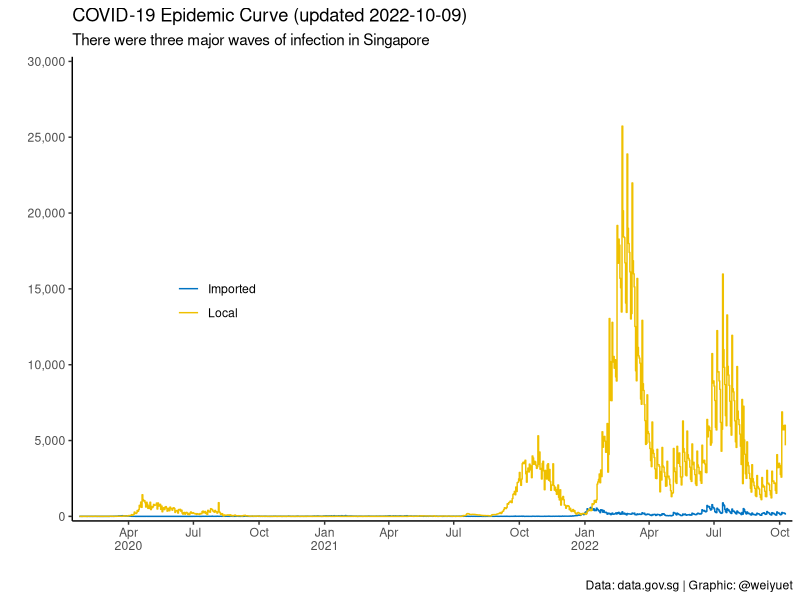
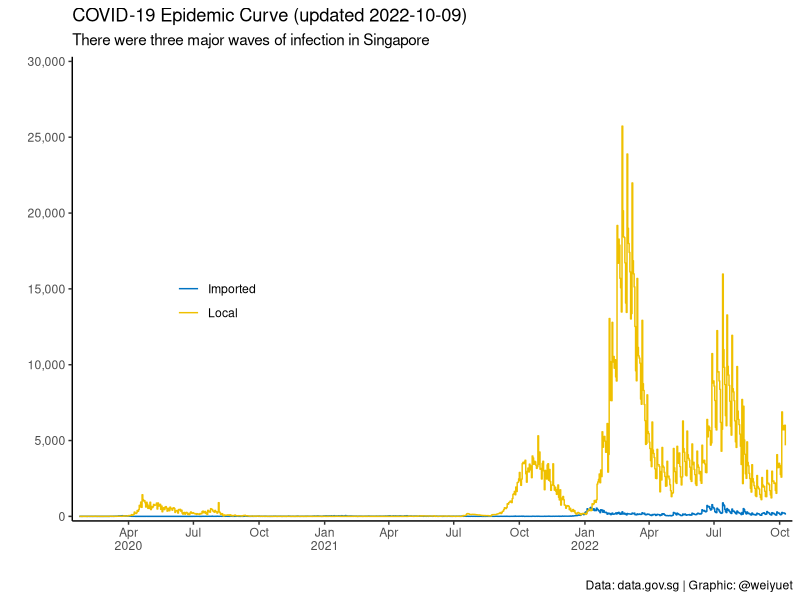

Write the R code that produced these figures, in order.
# Setup
library(tidyverse)
library(scales)
library(glue)
library(ggsci)

# Load data
epidemic_curve <- read_csv("data/singapore/covid-19-case-numbers/epidemic-curve.csv")

# Visualize
epidemic_curve %>% 
  ggplot(aes(x = date, y = value, colour = type)) +
  geom_step() +
  scale_x_date(expand = c(0.01, 0),
               labels = label_date_short(),
               date_breaks = "3 months") +
  scale_y_continuous(expand = c(0.01, 0),
                     labels = label_number(big.mark = ","),
                     limits = c(0, 30000),
                     breaks = seq(0, 30000, 5000)) +
  scale_colour_jco() +
  theme_classic() +
  theme(legend.position = c(0.2, 0.5)) +
  labs(x = "", y = "",
       colour = "",
       title = glue("COVID-19 Epidemic Curve (updated {max(epidemic_curve$date)})"),
       subtitle = "There were three major waves of infection in Singapore",
       caption = "Data: data.gov.sg | Graphic: @weiyuet")

ggsave("figures/covid-epidemic-curve-sg.png", width = 8, height = 4.5)
